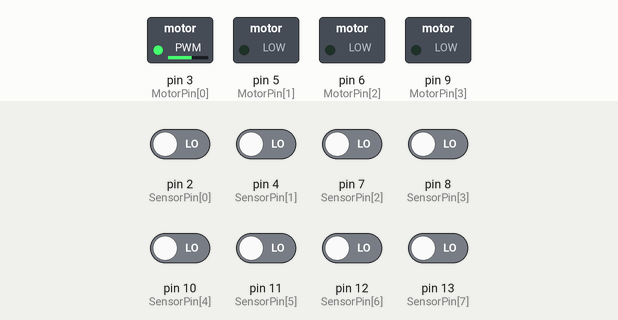
Simulated run of this sketch. Board: Arduino Uno, built with avr-gcc and run on an emulated ATmega328P. Parts: switched loads named in the sketch (green lamp = pin HIGH). The inputs (shaded band) are chosen by the test bench; at power-on: pin 2 (SensorPin[0]), pin 4 (SensorPin[1]), pin 7 (SensorPin[2]), pin 8 (SensorPin[3]), pin 10 (SensorPin[4]), pin 11 (SensorPin[5]), pin 12 (SensorPin[6]), pin 13 (SensorPin[7]) LOW.

Above: at 1.2 s.
1.3 s: pin 2 (SensorPin[0]) driven HIGH and pin 4 (SensorPin[1]) driven HIGH
At 2.2 s:
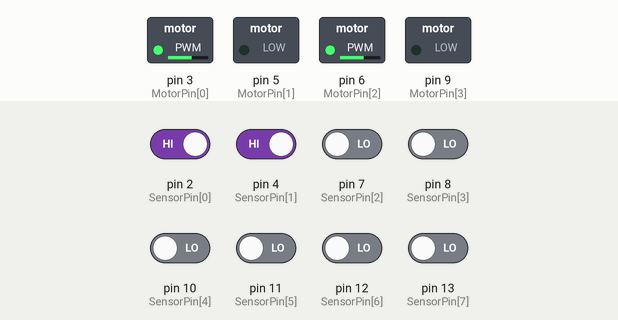
Timing chart, 0 to 4.3 s (numbered marks = the images above; inputs shaded):
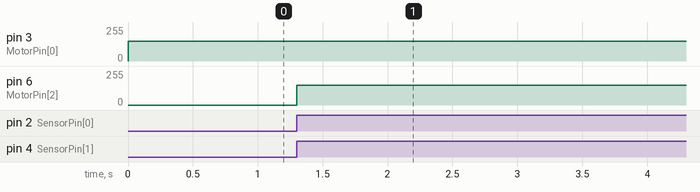

The sketch:

PID_line_following.ino
```cpp
int SensorData[8];
int error = 0, diff = 0, intg = 0, last_error = 0, spd = 0, weight = 0;
int kp = 0, ki = 0, kd = 0;
const char SensorPin[8]={2,4,7,8,10,11,12,13};
const char MotorPin[4]={3,5,6,9};
const int min_speed = 150;
int MotorSpeed[4] = {0, 0, 0, 0};
int limit[2] = {-9, 9};
void SensorRead()
{
  error = 0;
  for(int i=0;i<8;i++)
  {
    if(i <= 4) weight = i - 5;
    else weight = i- 4;
    SensorData[i] = digitalRead(SensorPin[i]);
    error = error + (weight * SensorData[i]);
  }
}

void pid()
{
  SensorRead();
  intg = intg + error;
  if(intg > 200) intg = 200;
  else if(intg < -200) intg = -200;
  diff = error - last_error;
  last_error = error;
  spd = (kp * error) + (ki * intg) + (kd * diff);
  motion();
}

void motion()
{
  if(spd >= 0)
  {
    MotorSpeed[0] = min_speed + spd;
  }
  else
  {
    MotorSpeed[2] = min_speed - spd;
  }
  for(int i=0;i<4;i++) analogWrite(MotorPin[i],MotorSpeed[i]);
}

void move_left()
{
  MotorSpeed[0] = min_speed;
  MotorSpeed[2] = min_speed;
  for(int i=0;i<4;i++) analogWrite(MotorPin[i],MotorSpeed[i]);
  delay(200);
  MotorSpeed[1] = min_speed;
  MotorSpeed[2] = min_speed;
l1: SensorRead();
    for(int i=0;i<4;i++) analogWrite(MotorPin[i],MotorSpeed[i]);
    if(error < -1) goto l1;
}

void move_right()
{
  MotorSpeed[0] = min_speed;
  MotorSpeed[2] = min_speed;
  for(int i=0;i<4;i++) analogWrite(MotorPin[i],MotorSpeed[i]);
  delay(200);
  MotorSpeed[2] = min_speed;
  MotorSpeed[4] = min_speed;
l2: SensorRead();
    for(int i=0;i<4;i++) analogWrite(MotorPin[i],MotorSpeed[i]);
    if(error < 1) goto l2;
}

void setup() {
  for(int i=0;i<8;i++) pinMode(SensorPin[i],INPUT);
  for(int i=0;i<4;i++) pinMode(MotorPin[i],OUTPUT);
}

void loop() {
  if(error > limit[0] && error < limit[1])
    pid();
  else if(error < limit[0]) move_left();
  else move_right();
}
```

Measured:
- after the input at 1.3 s, pin 6 (MotorPin[2]): 0/255 → 150/255 at once
